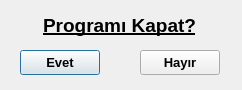
<?xml version="1.0" encoding="UTF-8"?>
<ui version="4.0">
 <class>exitDialog</class>
 <widget class="QDialog" name="exitDialog">
  <property name="windowModality">
   <enum>Qt::WindowModal</enum>
  </property>
  <property name="geometry">
   <rect>
    <x>0</x>
    <y>0</y>
    <width>242</width>
    <height>90</height>
   </rect>
  </property>
  <property name="windowTitle">
   <string>Çıkış Onayı</string>
  </property>
  <property name="windowIcon">
   <iconset resource="icons.qrc">
    <normaloff>:/resources/Weather-icon.png</normaloff>:/resources/Weather-icon.png</iconset>
  </property>
  <widget class="QLabel" name="label">
   <property name="geometry">
    <rect>
     <x>20</x>
     <y>10</y>
     <width>199</width>
     <height>31</height>
    </rect>
   </property>
   <property name="font">
    <font>
     <family>Arial</family>
     <pointsize>14</pointsize>
     <weight>75</weight>
     <italic>false</italic>
     <bold>true</bold>
     <underline>true</underline>
     <strikeout>false</strikeout>
    </font>
   </property>
   <property name="text">
    <string>Programı Kapat?</string>
   </property>
   <property name="alignment">
    <set>Qt::AlignCenter</set>
   </property>
  </widget>
  <widget class="QPushButton" name="acceptButton">
   <property name="geometry">
    <rect>
     <x>20</x>
     <y>50</y>
     <width>80</width>
     <height>25</height>
    </rect>
   </property>
   <property name="font">
    <font>
     <family>Arial</family>
     <pointsize>10</pointsize>
     <weight>75</weight>
     <bold>true</bold>
    </font>
   </property>
   <property name="text">
    <string>Evet</string>
   </property>
  </widget>
  <widget class="QPushButton" name="cancelButton">
   <property name="geometry">
    <rect>
     <x>140</x>
     <y>50</y>
     <width>80</width>
     <height>25</height>
    </rect>
   </property>
   <property name="font">
    <font>
     <family>Arial</family>
     <pointsize>10</pointsize>
     <weight>75</weight>
     <bold>true</bold>
    </font>
   </property>
   <property name="text">
    <string>Hayır</string>
   </property>
  </widget>
 </widget>
 <resources>
  <include location="icons.qrc"/>
 </resources>
 <connections>
  <connection>
   <sender>acceptButton</sender>
   <signal>clicked()</signal>
   <receiver>exitDialog</receiver>
   <slot>acceptButton()</slot>
   <hints>
    <hint type="sourcelabel">
     <x>70</x>
     <y>61</y>
    </hint>
    <hint type="destinationlabel">
     <x>109</x>
     <y>62</y>
    </hint>
   </hints>
  </connection>
  <connection>
   <sender>cancelButton</sender>
   <signal>clicked()</signal>
   <receiver>exitDialog</receiver>
   <slot>cancelButton()</slot>
   <hints>
    <hint type="sourcelabel">
     <x>211</x>
     <y>63</y>
    </hint>
    <hint type="destinationlabel">
     <x>228</x>
     <y>68</y>
    </hint>
   </hints>
  </connection>
 </connections>
 <slots>
  <slot>acceptButton()</slot>
  <slot>cancelButton()</slot>
 </slots>
</ui>
